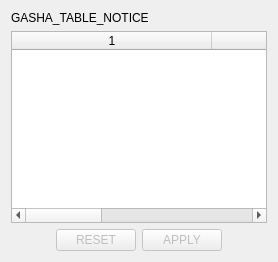
<?xml version="1.0" encoding="UTF-8"?>
<ui version="4.0">
 <class>GashaTab</class>
 <widget class="QWidget" name="GashaTab">
  <property name="windowTitle">
   <string notr="true">Form</string>
  </property>
  <layout class="QVBoxLayout" name="verticalLayout">
   <item>
    <widget class="QLabel" name="label">
     <property name="text">
      <string>GASHA_TABLE_NOTICE</string>
     </property>
    </widget>
   </item>
   <item>
    <widget class="QTableWidget" name="gashaTable">
     <property name="columnCount">
      <number>3</number>
     </property>
     <attribute name="horizontalHeaderDefaultSectionSize">
      <number>200</number>
     </attribute>
     <column/>
     <column/>
     <column/>
    </widget>
   </item>
   <item>
    <layout class="QHBoxLayout" name="horizontalLayout">
     <item>
      <spacer name="horizontalSpacer">
       <property name="orientation">
        <enum>Qt::Horizontal</enum>
       </property>
       <property name="sizeHint" stdset="0">
        <size>
         <width>40</width>
         <height>20</height>
        </size>
       </property>
      </spacer>
     </item>
     <item>
      <widget class="QPushButton" name="resetButton">
       <property name="enabled">
        <bool>false</bool>
       </property>
       <property name="text">
        <string>RESET</string>
       </property>
      </widget>
     </item>
     <item>
      <widget class="QPushButton" name="applyButton">
       <property name="enabled">
        <bool>false</bool>
       </property>
       <property name="text">
        <string>APPLY</string>
       </property>
      </widget>
     </item>
     <item>
      <spacer name="horizontalSpacer_2">
       <property name="orientation">
        <enum>Qt::Horizontal</enum>
       </property>
       <property name="sizeHint" stdset="0">
        <size>
         <width>40</width>
         <height>20</height>
        </size>
       </property>
      </spacer>
     </item>
    </layout>
   </item>
  </layout>
 </widget>
 <resources/>
 <connections/>
</ui>
